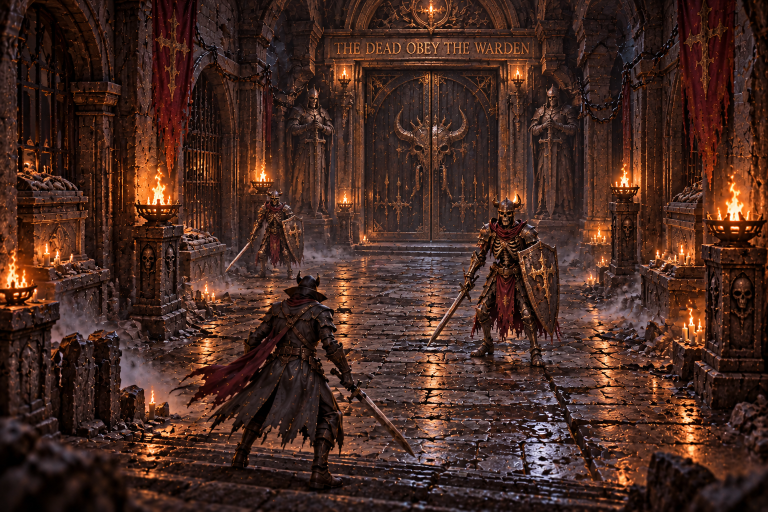
#> input picture FolkloreHunter-RPG-Framework/Docs/Concepts/Characters-0.9/warden-hallway.png, 1536 x 1024 px (shown at 1/2 size); its folder holds 5 pictures in this run
$ python make_lair_textures.py
#> lines starting #> are read from the running program, lines starting #| are printed output that depends on the picture; after the words box and inside, x2 and y2 are one past the last pixel; in counts of white or black regions, pixels touching at a corner belong together
"""Textures for the Grave Warden's hallway and lair (0.9), from the supplied concept art where it shows the thing flat
on (the great door and its inscription) and drawn here where it does not (tiling floor and wall stone, the lair's rune
circle). Deterministic: run again to get the same files.

  python3 Tools/make_lair_textures.py"""
from pathlib import Path
import math
import numpy as np
from PIL import Image, ImageDraw, ImageFilter

root = Path(__file__).resolve().parents[1]
art = root / 'Docs/Concepts/Characters-0.9'
out = root / 'Assets/Resources/Environment/WardenLair'
out.mkdir(parents=True, exist_ok=True)
rng = np.random.default_rng(9)

# ---- the great door: the hallway picture's door, whose lower right a guard hides; the door is symmetric, so its left
# half (frame, leaf, half the horned skull) is mirrored for the right half.
hall = Image.open(art / 'warden-hallway.png').convert('RGB')
#> hall is the input picture: PIL image 1536x1024 RGB; mean R, G, B 70.5, 42.4, 33.6
left = hall.crop((712, 132, 866, 482))                      # frame edge to the centre seam
door = Image.new('RGB', (left.width * 2, left.height))
#> door: PIL image 308x350 RGB; every value is 0
door.paste(left, (0, 0)); door.paste(left.transpose(Image.FLIP_LEFT_RIGHT), (left.width, 0))
door.resize((768, 872), Image.LANCZOS).save(out / 'great_door.png')
hall.crop((656, 76, 1080, 116)).resize((1272, 120), Image.LANCZOS).save(out / 'inscription.png')


# ---- tiling cobblestone: irregular rounded stones (jittered grid Voronoi), dark mortar, wet highlights
def cobbles(size=1024, cells=10, base=(78, 70, 62), seed=1):
#> called with size = 1024, cells = 10, base = (78, 70, 62), seed = 1
    r = np.random.default_rng(seed)
    cell = size / cells
    jit = r.uniform(-.35, .35, (cells, cells, 2))           # one stone per grid cell, jittered; the grid wraps (tiles)
    yy, xx = np.mgrid[0:size, 0:size]
    ci, cj = (xx / cell).astype(int), (yy / cell).astype(int)
    d1 = np.full((size, size), 1e9); d2 = np.full((size, size), 1e9); idx = np.zeros((size, size), int)
    for di in (-1, 0, 1):
        for dj in (-1, 0, 1):
            ni, nj = ci + di, cj + dj
            wi, wj = ni % cells, nj % cells
            px = (ni + .5 + jit[wi, wj, 0]) * cell; py = (nj + .5 + jit[wi, wj, 1]) * cell
            d = np.hypot(xx - px, yy - py)
            k = wi * cells + wj
            closer = d < d1
            d2 = np.where(closer, d1, np.minimum(d2, d)); idx = np.where(closer, k, idx); d1 = np.where(closer, d, d1)
    pts = np.zeros((cells * cells, 2))
    edge = d2 - d1                                          # distance to the mortar line
    tone = r.uniform(.72, 1.18, cells * cells)[idx]
    shade = np.clip(edge / 10, 0, 1) ** .5                  # rounded stone tops, dark bevel at the joints
    low = np.asarray(Image.fromarray((r.random((16, 16)) * 255).astype(np.uint8)).resize((size, size), Image.BICUBIC)) / 255
    fine = np.asarray(Image.fromarray((r.random((size // 2, size // 2)) * 255).astype(np.uint8)).resize((size, size), Image.BILINEAR)) / 255
    img = np.zeros((size, size, 3))
    for c in range(3):
        img[..., c] = base[c] * tone * (.4 + .6 * shade) * (.8 + .35 * low) * (.93 + .14 * fine)
    img[edge < 2.4] *= .3                                   # mortar
    return Image.fromarray(np.clip(img, 0, 255).astype(np.uint8)).filter(ImageFilter.GaussianBlur(.7))


cobbles().save(out / 'cobble_floor.png')


# ---- tiling wall stone: courses of cut blocks with chipped edges
def wall(size=1024, rows=8, base=(66, 60, 56)):
#> called with size = 1024, rows = 8, base = (66, 60, 56)
    img = Image.new('RGB', (size, size)); d = ImageDraw.Draw(img)
#> after `img = Image.new('RGB', (size, size))`: img: PIL image 1024x1024 RGB; every value is 0
    h = size // rows
    for row in range(rows):
        off = (row % 2) * size // 6
        x = -off
        while x < size:
            w = int(rng.uniform(.22, .36) * size)
            t = rng.uniform(.75, 1.15)
            col = tuple(int(c * t) for c in base)
            for dx in (0, size, -size):
                d.rectangle((x + dx + 3, row * h + 3, x + dx + w - 3, row * h + h - 3), fill=col)
            x += w
    a = np.asarray(img).astype(float)
    noise = np.asarray(Image.fromarray((rng.random((size // 4, size // 4)) * 255).astype(np.uint8)).resize((size, size), Image.BICUBIC)) / 255
    grain = np.asarray(Image.fromarray((rng.random((size, size)) * 255).astype(np.uint8)).filter(ImageFilter.GaussianBlur(1.2))) / 255
    a *= (.7 + .45 * noise)[..., None] * (.85 + .3 * grain)[..., None]
    chip = np.asarray(Image.fromarray((rng.random((size // 24, size // 24)) * 255).astype(np.uint8)).resize((size, size), Image.BICUBIC)).astype(float)
    chip = np.asarray(Image.fromarray(((chip > 225) * 255).astype(np.uint8)).filter(ImageFilter.GaussianBlur(3))) / 255
    a *= (1 - .45 * chip)[..., None]
    return Image.fromarray(np.clip(a, 0, 255).astype(np.uint8)).filter(ImageFilter.GaussianBlur(.8))
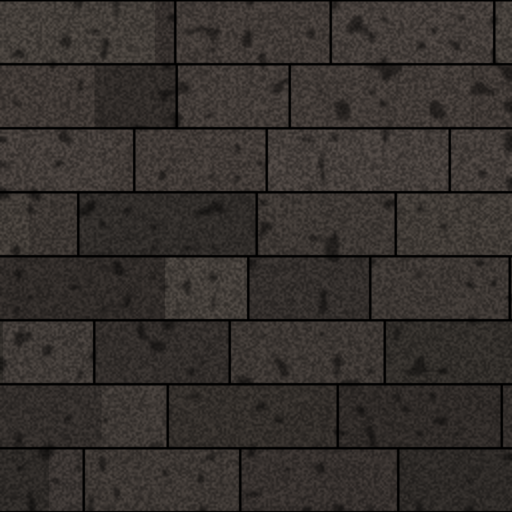
#> returned value: PIL image 1024x1024 RGB (shown at 1/2 size); mean R, G, B 53.5, 48.5, 45.2


wall().save(out / 'wall_stone.png')

# ---- the lair's floor circle: stone rings with engraved grooves, an eight-pointed star and rune marks, as in the lair
# picture (seen from above). Alpha fades its rim into the cobbles.
S = 2048
#> S = 2048
c = S / 2
#> c = 1024
yy, xx = np.mgrid[0:S, 0:S]
#> yy: shape (2048, 2048) int64; 2048 distinct labels, from 0 to 2047
rad = np.hypot(xx - c, yy - c) / S                          # 0 at the centre, .5 at the rim
ang = (np.arctan2(yy - c, xx - c) + math.pi) / (2 * math.pi)
ring_w = .028
ring = (rad / ring_w).astype(int)
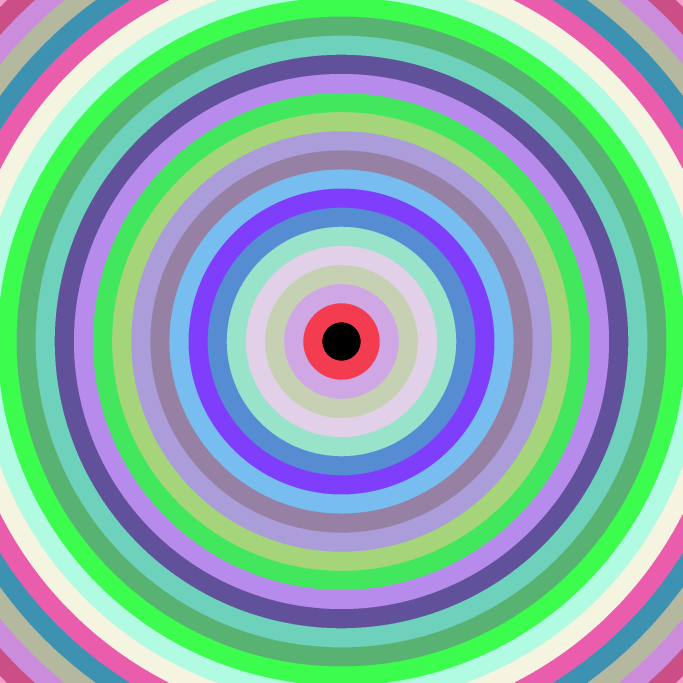
#> ring: shape (2048, 2048) int64 (shown at 1/3 size); 26 distinct labels, from 0 to 25; one colour per label, 0 black
segs = np.maximum(6, (2 * math.pi * (ring + .5) * ring_w * 22).astype(int))   # blocks about as long as they are deep
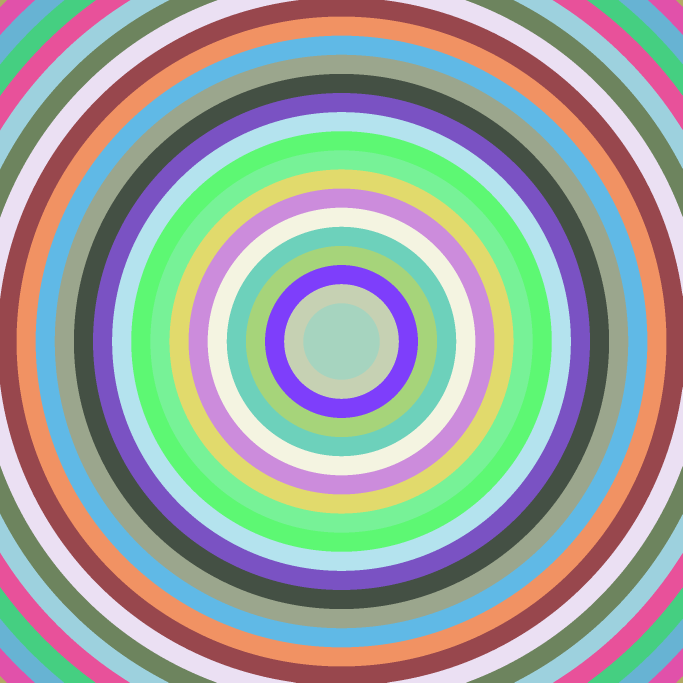
#> segs: shape (2048, 2048) int64 (shown at 1/3 size); 25 distinct labels, from 6 to 98; one colour per label, 0 black
seg = (ang * segs + (ring % 2) * .5).astype(int)
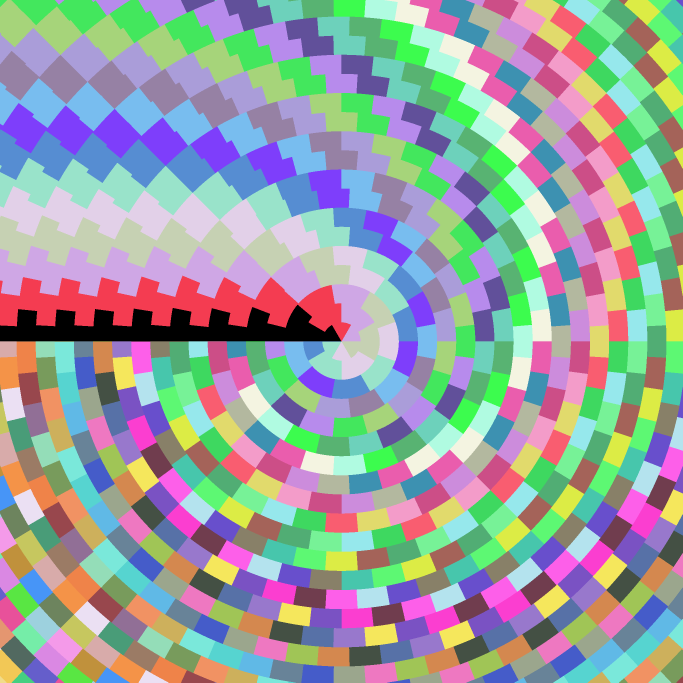
#> seg: shape (2048, 2048) int64 (shown at 1/3 size); 85 distinct labels, from 0 to 86; one colour per label, 0 black
fr = rad / ring_w - ring; fs = ang * segs + (ring % 2) * .5 - seg
joint = np.minimum(np.minimum(fr, 1 - fr) * ring_w * S, np.minimum(fs, 1 - fs) / np.maximum(segs, 1) * 2 * math.pi * rad * S)
rs = np.random.default_rng(4)
tone = rs.uniform(.72, 1.15, 4000)[(ring * 97 + seg) % 4000]
low = np.asarray(Image.fromarray((rs.random((24, 24)) * 255).astype(np.uint8)).resize((S, S), Image.BICUBIC)) / 255
base = np.array([80, 72, 64])
img = base[None, None, :] * (tone * (.45 + .55 * np.clip(joint / 8, 0, 1) ** .5) * (.8 + .35 * low))[..., None]
#> img: shape (2048, 2048, 3) float64
img[joint < 2.5] *= .3
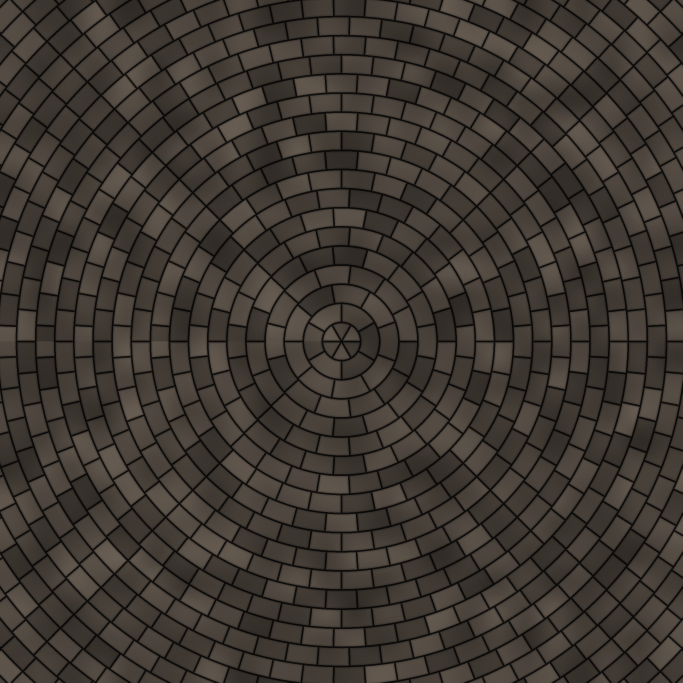
#> img: shape (2048, 2048, 3) float64 (shown at 1/3 size); mean of channels 0, 1, 2 62.6, 56.3, 50.1; drawn as R, G, B
disc = Image.fromarray(np.clip(img, 0, 255).astype(np.uint8)).convert('RGBA')
d = ImageDraw.Draw(disc)
groove = (24, 19, 16, 255); gold = (170, 120, 60, 255)
for rr_, wdt in ((.47, 16), (.42, 10), (.35, 18), (.31, 8), (.22, 16), (.19, 8), (.10, 12)):
    R = rr_ * S
    d.ellipse((c - R, c - R, c + R, c + R), outline=groove, width=wdt)
#> this loop made 7 passes
#> R on passes 1 to 7: 962.6, 860.2, 716.8, 634.9, 450.6, 389.1, 204.8
for k in range(8):
    a_ = k * math.pi / 4
    d.line((c + math.cos(a_) * .10 * S, c + math.sin(a_) * .10 * S, c + math.cos(a_) * .42 * S, c + math.sin(a_) * .42 * S), fill=groove, width=12)
for rot in (0, math.pi / 4):
    pts = [(c + math.cos(rot + k * math.pi / 2) * .31 * S, c + math.sin(rot + k * math.pi / 2) * .31 * S) for k in range(4)]
    d.polygon(pts, outline=groove, width=14)
#> this loop made 2 passes
#> rot on pass 2: 0.785
for k in range(40):
    a_ = k * 2 * math.pi / 40
    x, y = c + math.cos(a_) * .385 * S, c + math.sin(a_) * .385 * S
    s_ = 20
    shape = k % 4
    if shape == 0: d.line((x - s_, y - s_, x + s_, y + s_), fill=gold, width=7); d.line((x - s_, y + s_, x + s_, y - s_), fill=gold, width=7)
    elif shape == 1: d.line((x, y - s_, x, y + s_), fill=gold, width=7); d.line((x - s_, y, x + s_, y - s_), fill=gold, width=7)
    elif shape == 2: d.ellipse((x - s_ * .7, y - s_ * .7, x + s_ * .7, y + s_ * .7), outline=gold, width=6)
    else: d.polygon([(x, y - s_), (x + s_, y + s_), (x - s_, y + s_)], outline=gold, width=6)
#> this loop made 40 passes
#> (a_, x, y) on passes 1 to 12: (0, 1812.5, 1024), (0.157, 1802.8, 1147.3), (0.314, 1773.9, 1267.7), (0.471, 1726.5, 1382), (0.628, 1661.9, 1487.5), (0.785, 1581.5, 1581.5), (0.942, 1487.5, 1661.9), (1.1, 1382, 1726.5), (1.26, 1267.7, 1773.9), (1.41, 1147.3, 1802.8), (1.57, 1024, 1812.5), (1.73, 900.7, 1802.8)
alpha = np.zeros((S, S), np.uint8)
alpha[:] = (np.clip((.5 - rad) / .03, 0, 1) * 255).astype(np.uint8)
disc.putalpha(Image.fromarray(alpha))
disc.save(out / 'rune_circle.png')
print('LAIR_TEXTURES', sorted(p.name for p in out.glob('*.png')))

# ---- small effect textures: a soft fog puff, a flame tongue, a chain link strip, a tattered banner
n = 256
yy, xx = np.mgrid[0:n, 0:n] / (n - 1) * 2 - 1
r2 = np.hypot(xx, yy)
puff = np.clip(1 - r2, 0, 1) ** 2
Image.fromarray(np.dstack([np.full((n, n), 255)] * 3 + [(puff * 255)]).astype(np.uint8), 'RGBA').save(out / 'fog_puff.png')
flame_a = np.clip(1 - np.hypot(xx * 1.6, (yy + .2) * .9), 0, 1) ** 1.5
core = np.clip(1 - np.hypot(xx * 3, (yy + .35) * 1.6), 0, 1)
fr = np.full((n, n), 255.); fg = 120 + 135 * core; fb = 30 + 170 * core ** 2
Image.fromarray(np.dstack([fr, fg, fb, flame_a * 255]).astype(np.uint8), 'RGBA').save(out / 'flame.png')
# chain: links along the strip (u along the chain), alternating face-on rings and edge-on bars
cw, ch = 256, 64
chain = Image.new('RGBA', (cw, ch), (0, 0, 0, 0)); d = ImageDraw.Draw(chain)
#> after `chain = Image.new('RGBA', (cw, ch), (0, 0, 0, 0))`: chain: PIL image 256x64 RGBA; every value is 0
for i in range(4):
    x0 = i * 64
    if i % 2 == 0:
        d.ellipse((x0 + 2, 10, x0 + 78, 54), outline=(92, 84, 78, 255), width=11)
    else:
        d.rounded_rectangle((x0 - 6, 27, x0 + 70, 37), radius=5, fill=(78, 70, 64, 255))
chain.save(out / 'chain.png')
# banner: crimson cloth, gold cross with flared arms, darker folds, ragged bottom edge (alpha)
bw, bh = 512, 1024
ban = np.zeros((bh, bw, 4), np.uint8)
yy2, xx2 = np.mgrid[0:bh, 0:bw]
fold = .82 + .18 * np.sin(xx2 / bw * math.pi * 5) ** 2
cloth = np.asarray(Image.fromarray((rng.random((bh // 8, bw // 8)) * 255).astype(np.uint8)).resize((bw, bh), Image.BICUBIC)) / 255
for k, cval in enumerate((120, 18, 24)):
    ban[..., k] = np.clip(cval * fold * (.8 + .35 * cloth), 0, 255)
rag = (bh * .86 + 60 * np.sin(xx2[0] / 23.0) + rng.uniform(-40, 40, bw)).astype(int)
ban[..., 3] = 255
for x in range(bw):
    ban[rag[x]:, x, 3] = 0
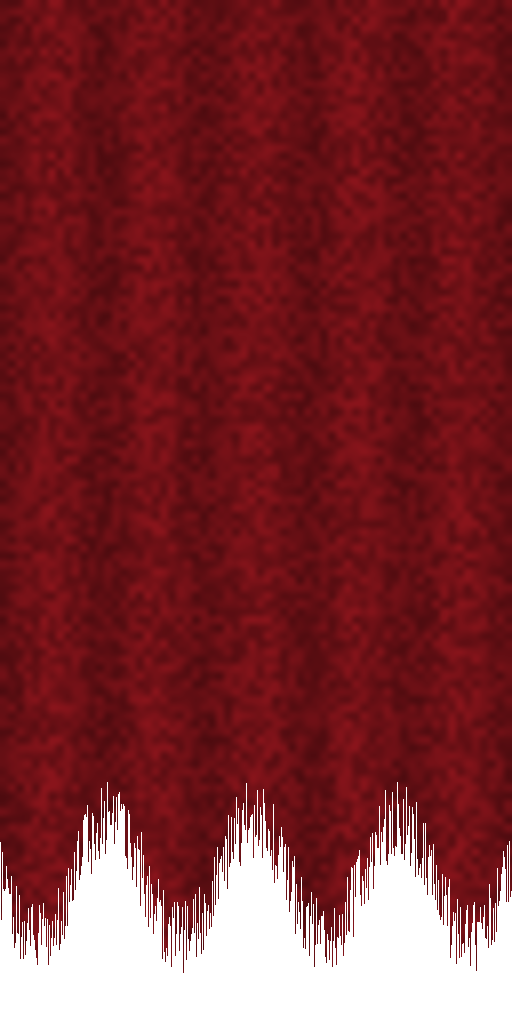
#> ban: shape (1024, 512, 4); mean of channels 0, 1, 2, 3 106, 15.5, 20.8, 220.4; transparent parts drawn white
holes = np.asarray(Image.fromarray((rng.random((bh // 16, bw // 16)) * 255).astype(np.uint8)).resize((bw, bh), Image.BICUBIC)) > 232
ban[holes & (yy2 > bh * .55), 3] = 0
#> ban: shape (1024, 512, 4); 1.3% of pixels changed, all inside (x1, y1, x2, y2) = (0, 564, 512, 954)
bimg = Image.fromarray(ban, 'RGBA'); d = ImageDraw.Draw(bimg)
gold_c = (190, 140, 62, 255); cx, cy = bw // 2, int(bh * .38)
d.rectangle((cx - 16, cy - 230, cx + 16, cy + 250), fill=gold_c); d.rectangle((cx - 150, cy - 16, cx + 150, cy + 16), fill=gold_c)
for sx, sy in ((0, -1), (0, 1), (-1, 0), (1, 0)):          # flared arm ends
    ex, ey = cx + sx * (150 if sx else 0), cy + sy * (240 if sy else 0)
    if sx: d.polygon([(ex, ey), (ex + sx * 40, ey - 40), (ex + sx * 40, ey + 40)], fill=gold_c)
    else: d.polygon([(ex, ey), (ex - 40, ey + sy * 40), (ex + 40, ey + sy * 40)], fill=gold_c)
d.ellipse((cx - 34, cy - 34, cx + 34, cy + 34), outline=gold_c, width=10)
bimg.save(out / 'banner.png')


# ---- normal maps for the stone (relief under the fire light): height from the picture's brightness, tiling gradients
def normal_map(src, dst, strength=3.0, blur=1.4):
#> called with strength = 3.2, blur = 1.4
    g = np.asarray(Image.open(src).convert('L').filter(ImageFilter.GaussianBlur(blur)), dtype=np.float32) / 255
    dx = (np.roll(g, -1, 1) - np.roll(g, 1, 1)) * .5 * strength * 8
    dy = (np.roll(g, -1, 0) - np.roll(g, 1, 0)) * .5 * strength * 8
    n = np.dstack((-dx, dy, np.ones_like(g)))                 # +Y up in texture space (Unity's convention)
    n /= np.linalg.norm(n, axis=2, keepdims=True)
    Image.fromarray(((n * .5 + .5) * 255).astype(np.uint8)).save(dst)


if __name__ == '__main__' or True:
    normal_map(out / 'cobble_floor.png', out / 'cobble_floor_n.png', 3.2)
    normal_map(out / 'wall_stone.png', out / 'wall_stone_n.png', 2.4)
#> call 2 of normal_map, with strength = 2.4, blur = 1.4
#> in normal_map (call 2), `dx = (np.roll(g, -1, 1) - np.roll(g, 1, 1)) * .5 * strength * 8`:
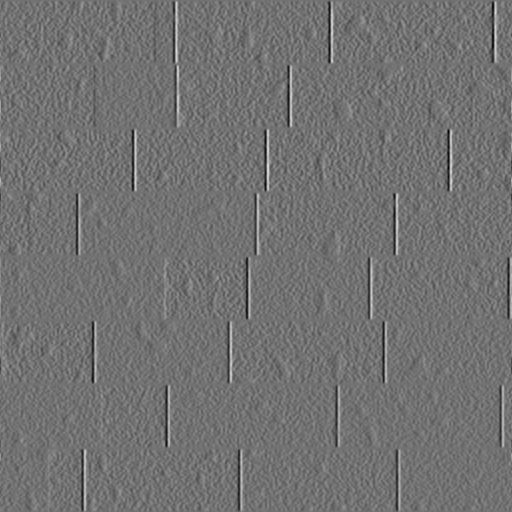
#> dx: shape (1024, 1024) float32 (shown at 1/2 size); min -1.28, max 1.58, mean -7.45e-12; drawn with min black and max white

print('LAIR_EFFECTS', sorted(p.name for p in out.glob('*.png')))
